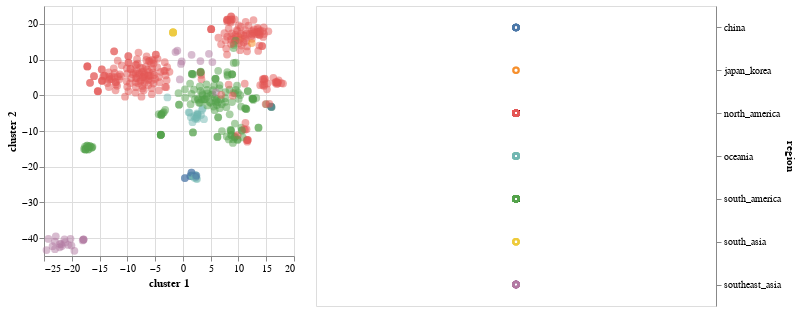

Source (notebook cell):
### Code cell
base = alt.Chart(merged_df)
selection = alt.selection_multi(fields=['region:N'])

color = alt.condition(selection,
                      alt.Color('region:N', legend=None),
                      alt.value('lightgray'))

TSNE1 = base.mark_circle(size=60).encode(
    x='cluster 1',
    y='cluster 2',
    opacity=alt.value(0.5),
    color=color,
    tooltip=['strain', 'region']
).add_selection(selection).properties(width=250,height=250)


legend = base.mark_point().encode(
    y=alt.Y('region:N', axis=alt.Axis(orient='right')),
    color=color
).add_selection(
    selection
)

TSNE1 | legend

### Figure 1 — Vega-Lite specification as saved in the notebook (floating-point values rounded to 4 significant figures; data arrays with more than 128 entries replaced by an {"elided": "..."} marker saying what was removed)
{"$schema": "https://vega.github.io/schema/vega-lite/v3.3.0.json", "config": {"mark": {"tooltip": null}, "view": {"height": 300, "width": 400}}, "data": {"name": "data-7183d4df6ce378bf6860ca5ffd4146aa"}, "datasets": {"data-7183d4df6ce378bf6860ca5ffd4146aa": {"elided": "486 records"}}, "hconcat": [{"encoding": {"color": {"condition": {"field": "region", "legend": null, "selection": "selector009", "type": "nominal"}, "value": "lightgray"}, "opacity": {"value": 0.5}, "tooltip": [{"field": "strain", "type": "nominal"}, {"field": "region", "type": "nominal"}], "x": {"field": "cluster 1", "type": "quantitative"}, "y": {"field": "cluster 2", "type": "quantitative"}}, "height": 250, "mark": {"size": 60, "type": "circle"}, "selection": {"selector009": {"fields": ["region:N"], "type": "multi"}}, "width": 250}, {"encoding": {"color": {"condition": {"field": "region", "legend": null, "selection": "selector009", "type": "nominal"}, "value": "lightgray"}, "y": {"axis": {"orient": "right"}, "field": "region", "type": "nominal"}}, "mark": "point", "selection": {"selector009": {"fields": ["region:N"], "type": "multi"}}}]}
